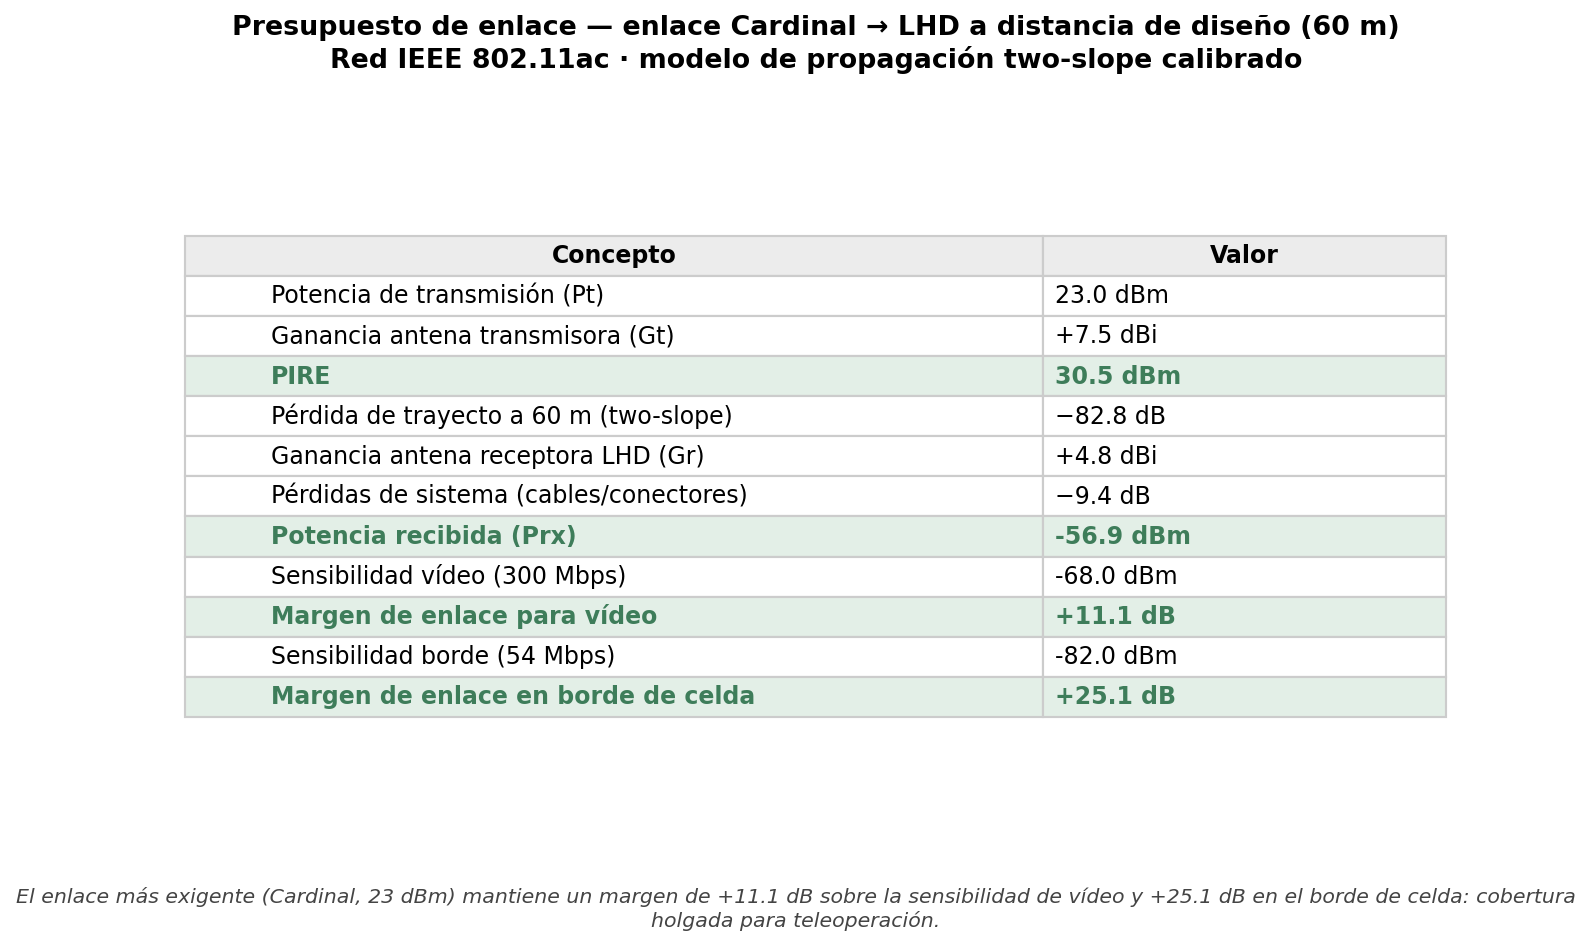

Recreate this plot in Python.
"""
Presupuesto de enlace (link budget) — red 802.11ac NV1640
=========================================================
Calcula el balance de potencia de los enlaces de la red de teleoperación con los
parámetros reales de los datasheets y el modelo de propagación two-slope calibrado.
Para cada enlace representativo (Hawk→LHD, Cardinal→LHD) y a la distancia de diseño
(cobertura por AP), obtiene: PIRE, pérdida de trayecto, potencia recibida y MARGEN
sobre la sensibilidad requerida para vídeo (−68 dBm, 300 Mbps) y para el borde
(−82 dBm, 54 Mbps).

Genera: link_budget.png (tabla sobria) e imprime el desglose.
Ejecutar:  python link_budget.py
"""
import os, sys, importlib.util
try: sys.stdout.reconfigure(encoding="utf-8")
except Exception: pass
import numpy as np
import matplotlib
matplotlib.use("Agg")
import matplotlib.pyplot as plt

HERE = os.path.dirname(os.path.abspath(__file__))
# parámetros RF reales (fuente única)
spec = importlib.util.spec_from_file_location("rf", os.path.join(HERE, "..", "parametros_rf.py"))
RF = importlib.util.module_from_spec(spec); spec.loader.exec_module(RF)

# ---------------- modelo de propagación two-slope calibrado ----------------
FREQ = 5.0e9; LAMBDA = 3e8 / FREQ
N1, N2, D_BP = 1.9, 3.4, 40.0
PL_D0 = 20 * np.log10(4 * np.pi / LAMBDA)     # pérdida de referencia a 1 m
L_SYS = RF.L_SYSTEM_DB                          # 9.4 dB
GR_LHD = RF.LHD_ANTENA["gain_dbic"]            # 4.8 dBi (HELI-40)

# sensibilidades objetivo (802.11ac 2x2 40 MHz, de la tesis)
SENS_VIDEO = -68.0   # 300 Mbps (soporta vídeo 40 Mbps con holgura)
SENS_BORDE = -82.0   # 54 Mbps (enlace de borde de celda)

# distancia de diseño = radio de cobertura por AP (de la geometría)
spec2 = importlib.util.spec_from_file_location("d", os.path.join(HERE, "mapa_nv1640_datos.py"))
D = importlib.util.module_from_spec(spec2); spec2.loader.exec_module(D)
D_DISENO = float(getattr(D, "COBERTURA_AP", 60.0))   # 60 m

def path_loss(d):
    d = max(d, 1.0)
    if d < D_BP: return PL_D0 + 10 * N1 * np.log10(d)
    return PL_D0 + 10 * N1 * np.log10(D_BP) + 10 * N2 * np.log10(d / D_BP)

def link(tx_dbm, gt_dbi, d):
    pire = tx_dbm + gt_dbi                       # PIRE (sin pérdidas de sistema tx)
    pl = path_loss(d)
    prx = tx_dbm + gt_dbi + GR_LHD - pl - L_SYS  # potencia recibida en el LHD
    return pire, pl, prx

# enlaces representativos a la distancia de diseño
casos = [
    ("Hawk -> LHD",     RF.HAWK["tx_power_dbm"],     RF.HAWK["tx_gain_dbi"]),
    ("Cardinal -> LHD", RF.CARDINAL["tx_power_dbm"], RF.CARDINAL["tx_gain_dbi"]),
]

print(f"Distancia de diseño (radio cobertura AP): {D_DISENO:.0f} m")
print(f"Pérdida de trayecto a {D_DISENO:.0f} m: {path_loss(D_DISENO):.1f} dB\n")

# ---------------- construir tabla de link budget ----------------
# filas del balance (comunes) + por enlace las específicas
rows = []
def fmt(v, u=""): return f"{v:+.1f} {u}".strip() if isinstance(v, float) else str(v)

for nombre, tx, gt in casos:
    pire, pl, prx = link(tx, gt, D_DISENO)
    m_video = prx - SENS_VIDEO
    m_borde = prx - SENS_BORDE
    print(f"[{nombre}]  PIRE={pire:.1f} dBm | PL={pl:.1f} dB | Prx={prx:.1f} dBm "
          f"| margen vídeo={m_video:+.1f} dB | margen borde={m_borde:+.1f} dB")

# tabla detallada del enlace más exigente (Cardinal, menor potencia)
nombre, tx, gt = casos[1]
pire, pl, prx = link(tx, gt, D_DISENO)
detalle = [
    ("Potencia de transmisión (Pt)",          f"{tx:.1f} dBm"),
    ("Ganancia antena transmisora (Gt)",      f"+{gt:.1f} dBi"),
    ("PIRE",                                   f"{pire:.1f} dBm"),
    (f"Pérdida de trayecto a {D_DISENO:.0f} m (two-slope)", f"−{pl:.1f} dB"),
    ("Ganancia antena receptora LHD (Gr)",     f"+{GR_LHD:.1f} dBi"),
    ("Pérdidas de sistema (cables/conectores)", f"−{L_SYS:.1f} dB"),
    ("Potencia recibida (Prx)",                f"{prx:.1f} dBm"),
    ("Sensibilidad vídeo (300 Mbps)",          f"{SENS_VIDEO:.1f} dBm"),
    ("Margen de enlace para vídeo",            f"+{prx - SENS_VIDEO:.1f} dB"),
    ("Sensibilidad borde (54 Mbps)",           f"{SENS_BORDE:.1f} dBm"),
    ("Margen de enlace en borde de celda",     f"+{prx - SENS_BORDE:.1f} dB"),
]

# ---------------- figura sobria ----------------
plt.rcParams.update({"font.size": 11, "axes.titlesize": 12.5, "axes.titleweight": "bold"})
C_OK, C_OK_BG, C_HEAD = "#3E7D5A", "#E3EFE7", "#Ececec"
fig, ax = plt.subplots(figsize=(10.5, 6.2)); ax.axis("off")
cell_text, colors = [], []
resaltar = {"PIRE", "Potencia recibida (Prx)",
            "Margen de enlace para vídeo", "Margen de enlace en borde de celda"}
for concepto, val in detalle:
    cell_text.append([concepto, val])
    hl = concepto in resaltar
    colors.append([C_OK_BG if hl else "white", C_OK_BG if hl else "white"])
tab = ax.table(cellText=cell_text, colLabels=["Concepto", "Valor"],
               cellColours=colors, cellLoc="left", loc="center",
               colColours=[C_HEAD, C_HEAD], colWidths=[0.68, 0.32])
tab.auto_set_font_size(False); tab.set_fontsize(11); tab.scale(1, 1.55)
for (r, c), cell in tab.get_celld().items():
    cell.set_edgecolor("#CCC")
    if r == 0: cell.set_text_props(weight="bold")
    elif detalle[r-1][0] in resaltar: cell.set_text_props(weight="bold", color=C_OK)
    if c == 1 and r > 0: cell.PAD = 0.03
ax.set_title("Presupuesto de enlace — enlace Cardinal → LHD a distancia de diseño "
             f"({D_DISENO:.0f} m)\nRed IEEE 802.11ac · modelo de propagación two-slope calibrado",
             fontsize=12.5, pad=18)
plt.figtext(0.5, 0.03,
    f"El enlace más exigente (Cardinal, 23 dBm) mantiene un margen de "
    f"+{prx - SENS_VIDEO:.1f} dB sobre la sensibilidad de vídeo y "
    f"+{prx - SENS_BORDE:.1f} dB en el borde de celda: cobertura holgada para teleoperación.",
    ha="center", fontsize=9.5, style="italic", color="#444", wrap=True)
out = os.path.join(HERE, "link_budget.png")
plt.savefig(out, dpi=155, bbox_inches="tight"); plt.close()
print(f"\n[OK] {out}")
